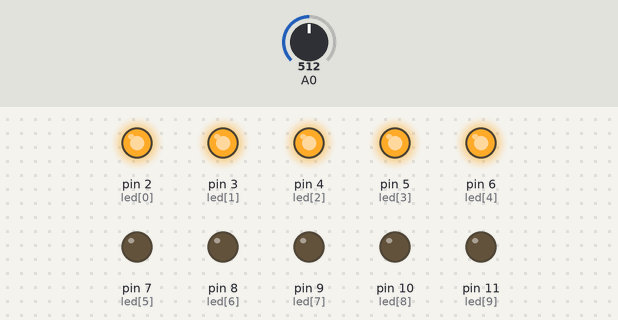
Bench run of a sketch on a simulated Arduino Uno, built with avr-gcc and run on an emulated ATmega328P. On the bench: output pins drawn as LEDs (lit = HIGH). The test bench sets the inputs (shaded band); at power-on: A0 = 512.

Above: at 1.2 s.
1.3 s: A0 set to 555
2.8 s: A0 set to 577
At 3.4 s:
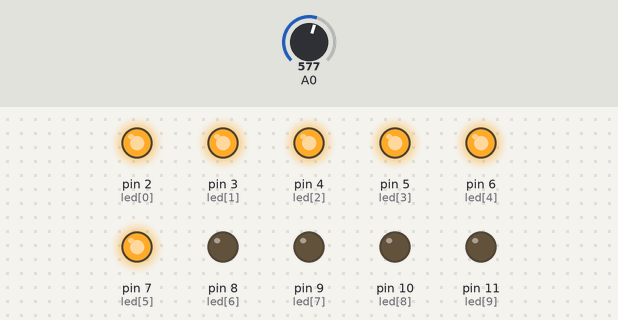
4.3 s: A0 set to 716
At 5.5 s:
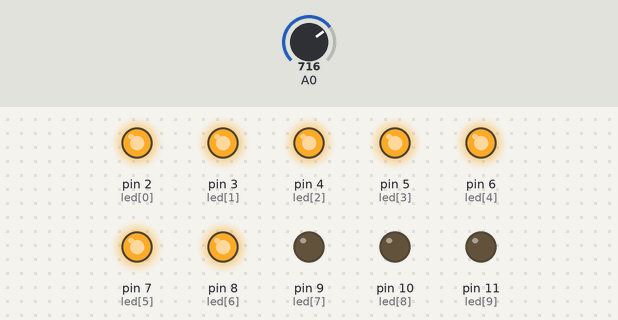
5.8 s: A0 set to 777
7.3 s: A0 set to 814
At 8.0 s:
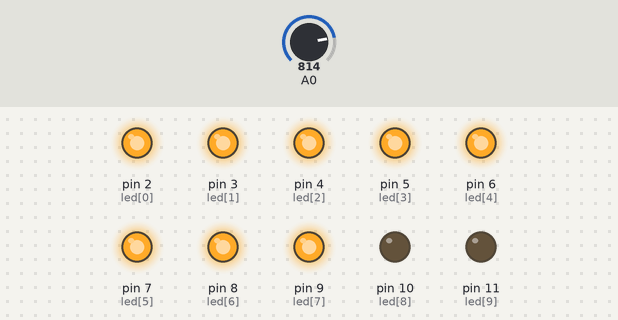
8.8 s: A0 set to 511
At 9.1 s:
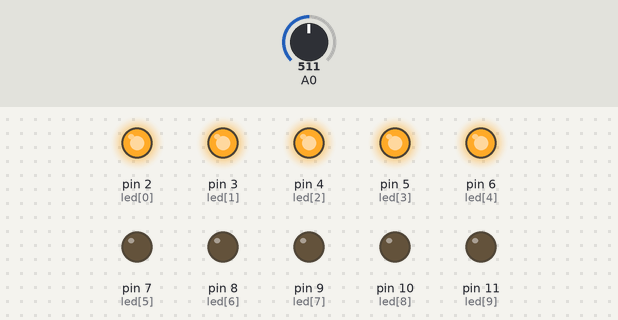
Timing chart, 0 to 11.3 s (numbered marks = the images above; inputs shaded):
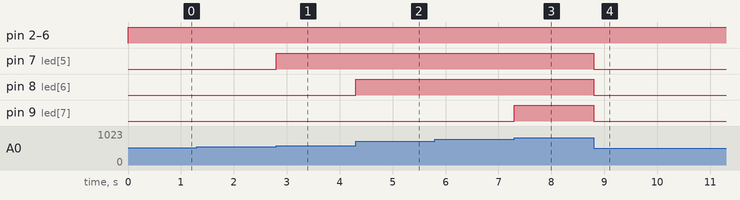

Measured:
- the behaviour switches between 568 and 569 on A0 (found by bisection; images 0 and 1)
- the behaviour switches between 795 and 796 on A0 (found by bisection; images 2 and 3)
- after the input at 1.3 s, every drawn part: stays the same
- after the input at 2.8 s, pin 7 (led[5]): LOW → HIGH at once
- after the input at 4.3 s, pin 8 (led[6]): LOW → HIGH at once
- after the input at 5.8 s, every drawn part: stays the same
- after the input at 7.3 s, pin 9 (led[7]): LOW → HIGH at once
- after the input at 8.8 s, pin 7 (led[5]), pin 8 (led[6]), pin 9 (led[7]): HIGH → LOW at once

The sketch:

I303.ino
```cpp
const int led[10]={2,3,4,5,6,7,8,9,10,11};
int i;
int val;
void setup()
{
  for(i=0;i<10;i++)
    pinMode(led[i],OUTPUT);
}
void loop()
{
  val=analogRead(0);
  val=map(val,0,1023,0,9);
  for(i=0;i<=val;i++)
    digitalWrite(led[i],HIGH);
  for(i=val+1;i<10;i++)
    digitalWrite(led[i],LOW);
}
```
